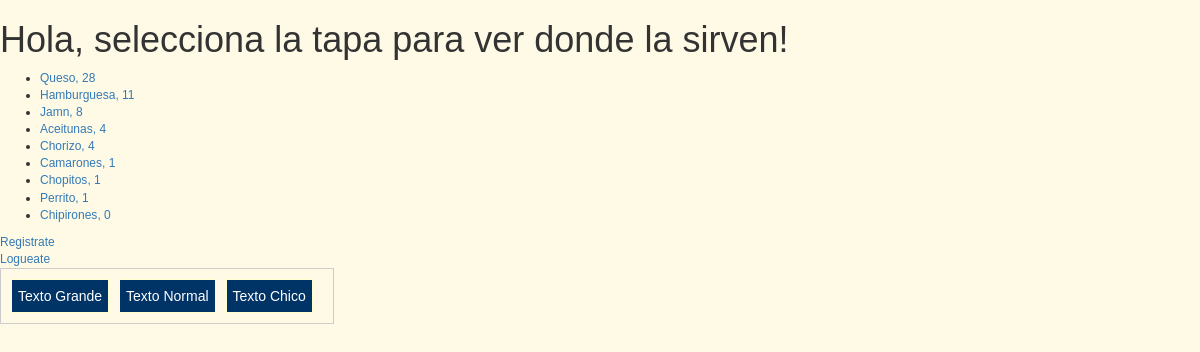
Screenshot of /rango/ with the database file from the repository.
### rango/models.py (models this page shows, shortened)
class Tapas(models.Model):
    nombre_tapa = models.CharField(max_length=128, unique=True)
    votos = models.IntegerField(default=0)
    slug = models.SlugField()

### rango/views.py (the view)
def index(request):
    tapas_list = Tapas.objects.order_by('-votos')
    context_dict = {'tapas': tapas_list}
    return render(request, 'rango/index.html', context_dict)

### templates/rango/index.html (shortened to what this page needs)
<!DOCTYPE html>
{% load staticfiles %}
<html>
    <head>
      <link rel="stylesheet" href="//maxcdn.bootstrapcdn.com/bootstrap/3.2.0/css/bootstrap.min.css">
      <link rel="stylesheet" href="//maxcdn.bootstrapcdn.com/bootstrap/3.2.0/css/bootstrap-theme.min.css">
      <link rel="stylesheet" href="{% static 'css/style.css' %}">
    </head>
    <body>
      {% if user.is_authenticated %}
      <h1>Hola {{ user.username }} selecciona la tapa para ver donde la sirven!</h1>
      {% else %}
      <h1>Hola, selecciona la tapa para ver donde la sirven!</h1>
      {% endif %}
      {% if tapas %}
            <ul>
                {% for tapa in tapas %}
                <li><a href="/rango/tapa/{{ tapa.slug }}/">{{ tapa.nombre_tapa }}, {{tapa.votos}}</a></li>
                {% endfor %}
            </ul>
        {% else %}
            <strong>No hay tapas presentes.</strong>
        {% endif %}
        {% if user.is_authenticated %}
        <a href="/rango/add_tapa/">Añade una neva tapa</a><br />
        <a href="/rango/logout/">Logout</a><br />
        {% else %}
        <a href="/rango/register/">Registrate</a><br />
        <a href="/rango/login/">Logueate</a><br />
        {% endif %}
        <div id="botones">
          <div class="boton" id="aumentar">Texto Grande</div>
          <div class="boton">Texto Normal</div>
          <div class="boton" id="disminuir">Texto Chico</div>
        </div>
        <div id="container" style="height: 300px"></div>
    </body>
</html>

### rango/static/css/style.css (style rules this page uses)
body { font-size:12px; background-color:#FFFAE6; font-family:Arial, Helvetica, sans-serif; }
#botones { border:1px solid #CCCCCC; padding:10px; float:left; margin-bottom:10px; margin-right:30px; }
.boton { border:1px solid #FFFFCC; background-color:#003366; color:#FFFFFF; font-size:14px; float:left; margin-right:10px; padding:6px; }

### rows the page displays
Tapas: nombre_tapa "Queso", votos "28"
Tapas: nombre_tapa "Hamburguesa", votos "11"
Tapas: nombre_tapa "Jamn", votos "8"
Tapas: nombre_tapa "Aceitunas", votos "4"
Tapas: nombre_tapa "Chorizo", votos "4"
Tapas: nombre_tapa "Camarones", votos "1"
Tapas: nombre_tapa "Chopitos", votos "1"
Tapas: nombre_tapa "Perrito", votos "1"
Tapas: nombre_tapa "Chipirones", votos "0"
